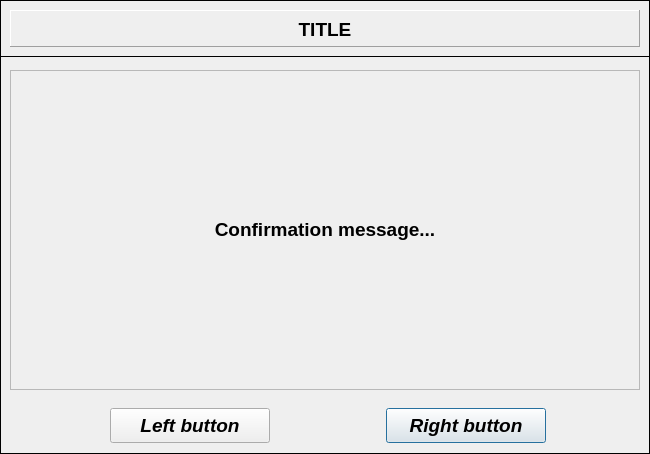
<?xml version="1.0" encoding="UTF-8"?>
<ui version="4.0">
 <class>Dialog</class>
 <widget class="QDialog" name="Dialog">
  <property name="geometry">
   <rect>
    <x>0</x>
    <y>0</y>
    <width>650</width>
    <height>454</height>
   </rect>
  </property>
  <property name="minimumSize">
   <size>
    <width>650</width>
    <height>454</height>
   </size>
  </property>
  <property name="maximumSize">
   <size>
    <width>1000</width>
    <height>454</height>
   </size>
  </property>
  <property name="windowTitle">
   <string>Message</string>
  </property>
  <property name="modal">
   <bool>true</bool>
  </property>
  <widget class="QFrame" name="frame_2">
   <property name="geometry">
    <rect>
     <x>0</x>
     <y>56</y>
     <width>650</width>
     <height>398</height>
    </rect>
   </property>
   <property name="minimumSize">
    <size>
     <width>650</width>
     <height>398</height>
    </size>
   </property>
   <property name="maximumSize">
    <size>
     <width>650</width>
     <height>398</height>
    </size>
   </property>
   <property name="frameShape">
    <enum>QFrame::Box</enum>
   </property>
   <property name="frameShadow">
    <enum>QFrame::Plain</enum>
   </property>
   <widget class="QLabel" name="QLabel_message">
    <property name="geometry">
     <rect>
      <x>10</x>
      <y>14</y>
      <width>630</width>
      <height>320</height>
     </rect>
    </property>
    <property name="minimumSize">
     <size>
      <width>630</width>
      <height>320</height>
     </size>
    </property>
    <property name="maximumSize">
     <size>
      <width>630</width>
      <height>320</height>
     </size>
    </property>
    <property name="font">
     <font>
      <family>Arial</family>
      <pointsize>14</pointsize>
      <weight>75</weight>
      <italic>false</italic>
      <bold>true</bold>
     </font>
    </property>
    <property name="frameShape">
     <enum>QFrame::StyledPanel</enum>
    </property>
    <property name="frameShadow">
     <enum>QFrame::Sunken</enum>
    </property>
    <property name="text">
     <string>&lt;html&gt;&lt;head/&gt;&lt;body&gt;&lt;p align=&quot;center&quot;&gt;Confirmation message...&lt;/p&gt;&lt;/body&gt;&lt;/html&gt;</string>
    </property>
    <property name="textFormat">
     <enum>Qt::AutoText</enum>
    </property>
    <property name="alignment">
     <set>Qt::AlignCenter</set>
    </property>
   </widget>
   <widget class="QPushButton" name="pushButton_rightButton">
    <property name="geometry">
     <rect>
      <x>386</x>
      <y>352</y>
      <width>160</width>
      <height>35</height>
     </rect>
    </property>
    <property name="font">
     <font>
      <family>Arial</family>
      <pointsize>14</pointsize>
      <weight>75</weight>
      <italic>true</italic>
      <bold>true</bold>
     </font>
    </property>
    <property name="text">
     <string>Right button</string>
    </property>
    <property name="default">
     <bool>false</bool>
    </property>
    <property name="flat">
     <bool>false</bool>
    </property>
   </widget>
   <widget class="QPushButton" name="pushButton_leftButton">
    <property name="geometry">
     <rect>
      <x>110</x>
      <y>352</y>
      <width>160</width>
      <height>35</height>
     </rect>
    </property>
    <property name="sizePolicy">
     <sizepolicy hsizetype="Expanding" vsizetype="Fixed">
      <horstretch>0</horstretch>
      <verstretch>0</verstretch>
     </sizepolicy>
    </property>
    <property name="font">
     <font>
      <family>Arial</family>
      <pointsize>14</pointsize>
      <weight>75</weight>
      <italic>true</italic>
      <bold>true</bold>
     </font>
    </property>
    <property name="text">
     <string>Left button</string>
    </property>
    <property name="default">
     <bool>false</bool>
    </property>
    <property name="flat">
     <bool>false</bool>
    </property>
   </widget>
  </widget>
  <widget class="QFrame" name="frame_4">
   <property name="geometry">
    <rect>
     <x>0</x>
     <y>0</y>
     <width>650</width>
     <height>57</height>
    </rect>
   </property>
   <property name="minimumSize">
    <size>
     <width>650</width>
     <height>0</height>
    </size>
   </property>
   <property name="maximumSize">
    <size>
     <width>650</width>
     <height>16777215</height>
    </size>
   </property>
   <property name="frameShape">
    <enum>QFrame::Box</enum>
   </property>
   <property name="frameShadow">
    <enum>QFrame::Plain</enum>
   </property>
   <widget class="QFrame" name="frame">
    <property name="geometry">
     <rect>
      <x>10</x>
      <y>10</y>
      <width>630</width>
      <height>37</height>
     </rect>
    </property>
    <property name="minimumSize">
     <size>
      <width>630</width>
      <height>0</height>
     </size>
    </property>
    <property name="maximumSize">
     <size>
      <width>630</width>
      <height>16777215</height>
     </size>
    </property>
    <property name="frameShape">
     <enum>QFrame::Panel</enum>
    </property>
    <property name="frameShadow">
     <enum>QFrame::Raised</enum>
    </property>
    <widget class="QLabel" name="QLabel_title">
     <property name="geometry">
      <rect>
       <x>25</x>
       <y>4</y>
       <width>580</width>
       <height>31</height>
      </rect>
     </property>
     <property name="minimumSize">
      <size>
       <width>580</width>
       <height>10</height>
      </size>
     </property>
     <property name="maximumSize">
      <size>
       <width>580</width>
       <height>185</height>
      </size>
     </property>
     <property name="font">
      <font>
       <family>Arial</family>
       <pointsize>13</pointsize>
       <weight>75</weight>
       <italic>false</italic>
       <bold>true</bold>
      </font>
     </property>
     <property name="frameShape">
      <enum>QFrame::NoFrame</enum>
     </property>
     <property name="frameShadow">
      <enum>QFrame::Sunken</enum>
     </property>
     <property name="text">
      <string>&lt;html&gt;&lt;head/&gt;&lt;body&gt;&lt;p align=&quot;center&quot;&gt;&lt;span style=&quot; font-size:14pt;&quot;&gt;TITLE&lt;/span&gt;&lt;/p&gt;&lt;/body&gt;&lt;/html&gt;</string>
     </property>
     <property name="textFormat">
      <enum>Qt::AutoText</enum>
     </property>
     <property name="alignment">
      <set>Qt::AlignCenter</set>
     </property>
    </widget>
   </widget>
  </widget>
 </widget>
 <resources/>
 <connections/>
</ui>
